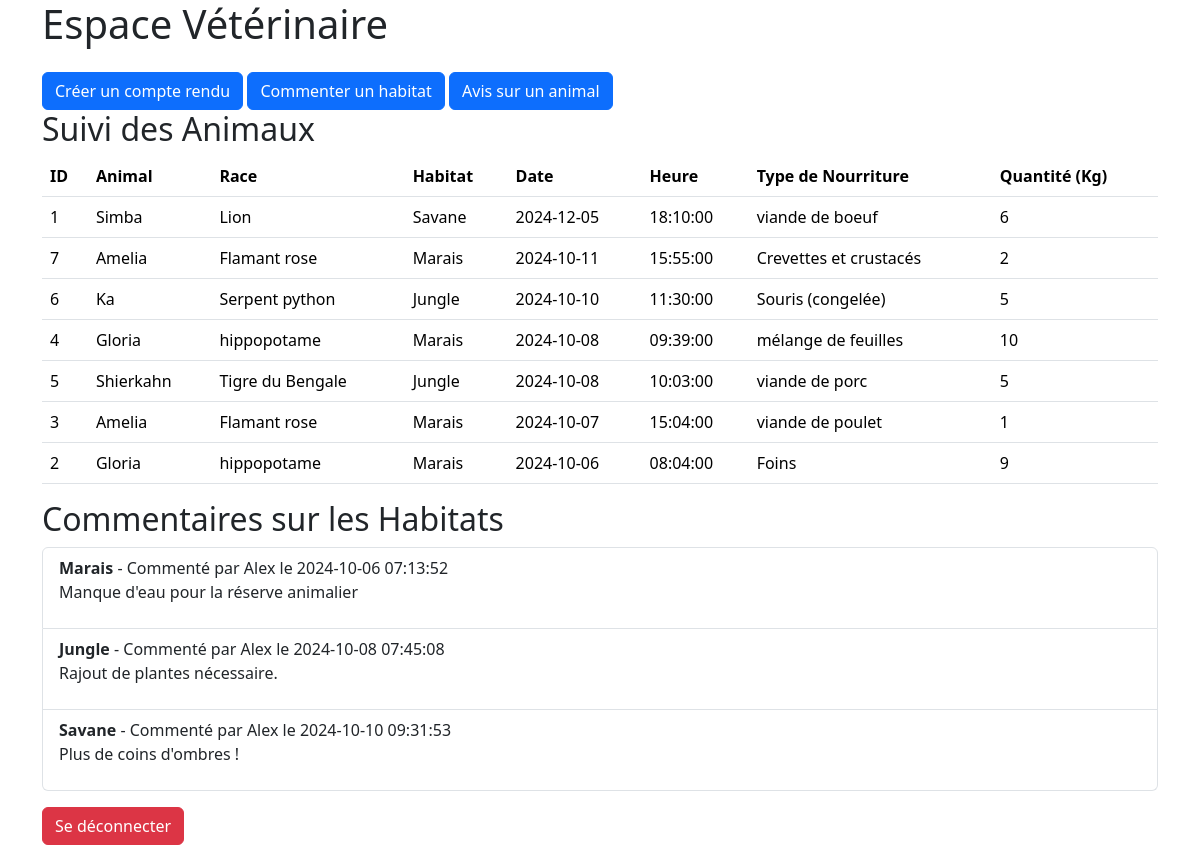
Screenshot of /vet/index.php (signed in) with the database file from the repository.
### tables this page shows
CREATE TABLE `consommation` (
  `id` int NOT NULL,
  `animal_id` int DEFAULT NULL,
  `date` date DEFAULT NULL,
  `heure` time DEFAULT NULL,
  `type_nourriture` varchar(255) DEFAULT NULL,
  `quantite` int DEFAULT NULL
);

CREATE TABLE `animaux` (
  `id` int NOT NULL,
  `name` varchar(255) NOT NULL,
  `habitat_id` int DEFAULT NULL,
  `race` varchar(255) NOT NULL,
  `description` text,
  `image` varchar(255) DEFAULT NULL
);

CREATE TABLE `habitats` (
  `id` int NOT NULL,
  `name` varchar(255) NOT NULL,
  `description` text NOT NULL,
  `image` varchar(255) DEFAULT NULL
);

CREATE TABLE `habitat_comments` (
  `id` int NOT NULL,
  `habitat_id` int NOT NULL,
  `vet_id` int NOT NULL,
  `comment` text NOT NULL,
  `created_at` timestamp NULL DEFAULT CURRENT_TIMESTAMP
);

CREATE TABLE `users` (
  `id` int NOT NULL,
  `username` varchar(50) NOT NULL,
  `password` varchar(255) NOT NULL,
  `role` enum('employee','vet','admin') NOT NULL
);

### vet/index.php (the view, shortened to what this page needs)
<?php
require '../database/db.php';
$stmt = $pdo->query("SELECT c.*, a.name AS animal_name, a.race AS animal_race, h.name AS habitat_name
                      FROM consommation c
                      JOIN animaux a ON c.animal_id = a.id
                      JOIN habitats h ON a.habitat_id = h.id
                      ORDER BY c.date DESC");
$consommations = $stmt->fetchAll(PDO::FETCH_ASSOC);
$comments = $pdo->query("SELECT hc.*, h.name AS habitat_name, u.username AS vet_name
                          FROM habitat_comments hc
                          JOIN habitats h ON hc.habitat_id = h.id
                          JOIN users u ON hc.vet_id = u.id")->fetchAll(PDO::FETCH_ASSOC);
?>
<!DOCTYPE html>
<html lang="fr">
<head>
    <link href="https://cdn.jsdelivr.net/npm/bootstrap@5.3.3/dist/css/bootstrap.min.css" rel="stylesheet">
</head>
<body>
<div class="container">
    <h1>Espace Vétérinaire</h1>
    <a class="btn btn-primary mt-3" href="create_report.php">Créer un compte rendu</a>
    <a class="btn btn-primary mt-3" href="comment_habitat.php">Commenter un habitat</a>
    <a class="btn btn-primary mt-3" href="give_opinion.php">Avis sur un animal</a>
    <h2>Suivi des Animaux</h2>
    <?php if (count($consommations) > 0): ?>
        <table class="table">
            <thead>
            <tr>
                <th>ID</th>
                <th>Animal</th>
                <th>Race</th>
                <th>Habitat</th>
                <th>Date</th>
                <th>Heure</th>
                <th>Type de Nourriture</th>
                <th>Quantité (Kg)</th>
            </tr>
            </thead>
            <tbody>
            <?php foreach ($consommations as $consommation): ?>
                <tr>
                    <td><?= htmlspecialchars($consommation['id']) ?></td>
                    <td><?= htmlspecialchars($consommation['animal_name']) ?></td>
                    <td><?= htmlspecialchars($consommation['animal_race']) ?></td>
                    <td><?= htmlspecialchars($consommation['habitat_name']) ?></td>
                    <td><?= htmlspecialchars($consommation['date']) ?></td>
                    <td><?= htmlspecialchars($consommation['heure']) ?></td>
                    <td><?= htmlspecialchars($consommation['type_nourriture']) ?></td>
                    <td><?= htmlspecialchars($consommation['quantite']) ?></td>
                </tr>
            <?php endforeach; ?>
            </tbody>
        </table>
    <?php else: ?>
        <p>Aucune consommation enregistrée.</p>
    <?php endif; ?>
    <h2>Commentaires sur les Habitats</h2>
    <ul class="list-group">
        <?php foreach ($comments as $comment): ?>
            <li class="list-group-item">
                <strong><?= htmlspecialchars($comment['habitat_name']) ?></strong> - Commenté par <?= htmlspecialchars($comment['vet_name']) ?> le <?= htmlspecialchars($comment['created_at']) ?>
                <p><?= htmlspecialchars($comment['comment']) ?></p>
            </li>
        <?php endforeach; ?>
    </ul>
    <a class="btn btn-danger mt-3" href="../logout.php">Se déconnecter</a>
</div>
</body>
</html>

### rows the page displays
consommation: id "1", animal.name "Simba", animal.race "Lion", habitats.name "Savane", date "2024-12-05", heure "18:10:00", type_nourriture "viande de boeuf", quantite "6"
consommation: id "7", animal.name "Amelia", animal.race "Flamant rose", habitats.name "Marais", date "2024-10-11", heure "15:55:00", type_nourriture "Crevettes et crustacés", quantite "2"
consommation: id "6", animal.name "Ka", animal.race "Serpent python", habitats.name "Jungle", date "2024-10-10", heure "11:30:00", type_nourriture "Souris (congelée)", quantite "5"
consommation: id "4", animal.name "Gloria", animal.race "hippopotame", habitats.name "Marais", date "2024-10-08", heure "09:39:00", type_nourriture "mélange de feuilles", quantite "10"
consommation: id "5", animal.name "Shierkahn", animal.race "Tigre du Bengale", habitats.name "Jungle", date "2024-10-08", heure "10:03:00", type_nourriture "viande de porc", quantite "5"
consommation: id "3", animal.name "Amelia", animal.race "Flamant rose", habitats.name "Marais", date "2024-10-07", heure "15:04:00", type_nourriture "viande de poulet", quantite "1"
consommation: id "2", animal.name "Gloria", animal.race "hippopotame", habitats.name "Marais", date "2024-10-06", heure "08:04:00", type_nourriture "Foins", quantite "9"
habitat_comments: habitat.name "Marais", vet.username "Alex", created_at "2024-10-06 07:13:52", comment "Manque d'eau pour la réserve animalier"
habitat_comments: habitat.name "Jungle", vet.username "Alex", created_at "2024-10-08 07:45:08", comment "Rajout de plantes nécessaire."
habitat_comments: habitat.name "Savane", vet.username "Alex", created_at "2024-10-10 09:31:53", comment "Plus de coins d'ombres !"
